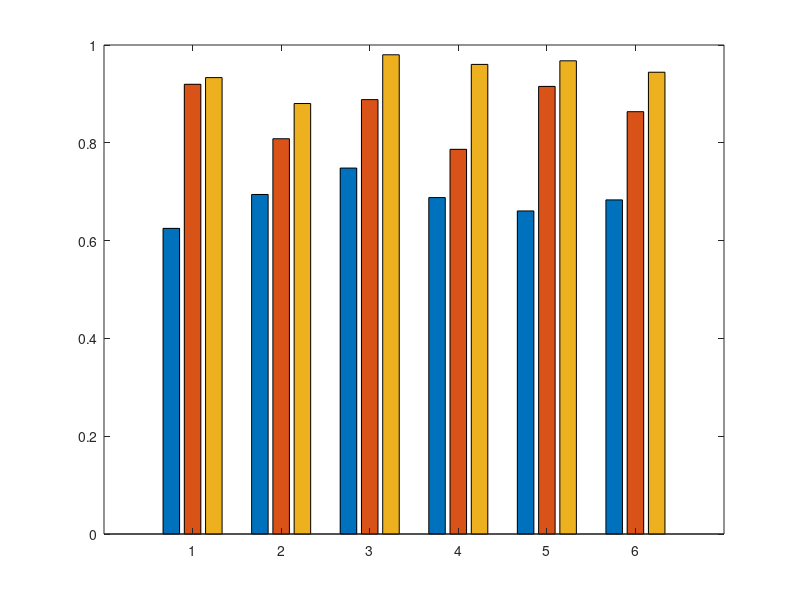

Here is the MATLAB script that generated this plot: (Note: this script raises an error after producing the figure.)
clear; clc;
%%
S1.name = "mxw";
S1.KNN_res.emg = 0.55033;
S1.KNN_res.amode = 0.924;
S1.KNN_res.fusion = 0.94167;
S1.SVM_res.emg = 0.675;
S1.SVM_res.amode = 0.90567;
S1.SVM_res.fusion = 0.93967;
S1.LDA_res.emg = 0.625;
S1.LDA_res.amode = 0.91967;
S1.LDA_res.fusion = 0.93333;
%%
S2.name = "lyz";
S2.KNN_res.emg = 0.689;
S2.KNN_res.amode = 0.828;
S2.KNN_res.fusion = 0.88833;
S2.SVM_res.emg = 0.75;
S2.SVM_res.amode = 0.809;
S2.SVM_res.fusion = 0.879;
S2.LDA_res.emg = 0.69433;
S2.LDA_res.amode = 0.80833;
S2.LDA_res.fusion = 0.88033;
%%
S3.name = "wyx";
S3.KNN_res.emg = 0.696;
S3.KNN_res.amode = 0.91467;
S3.KNN_res.fusion = 0.985;
S3.SVM_res.emg = 0.795;
S3.SVM_res.amode = 0.89533;
S3.SVM_res.fusion = 0.98967;
S3.LDA_res.emg = 0.74833;
S3.LDA_res.amode = 0.88833;
S3.LDA_res.fusion = 0.98;
%%
S4.name = "zht";
S4.KNN_res.emg = 0.66267;
S4.KNN_res.amode = 0.86033;
S4.KNN_res.fusion = 0.95533;
S4.SVM_res.emg = 0.77433;
S4.SVM_res.amode = 0.743;
S4.SVM_res.fusion = 0.945;
S4.LDA_res.emg = 0.688;
S4.LDA_res.amode = 0.78667;
S4.LDA_res.fusion = 0.96033;
%%
S5.name = "fsy";
S5.KNN_res.emg = 0.50867;
S5.KNN_res.amode = 0.895;
S5.KNN_res.fusion = 0.951;
S5.SVM_res.emg = 0.63867;
S5.SVM_res.amode = 0.89733;
S5.SVM_res.fusion = 0.947;
S5.LDA_res.emg = 0.66067;
S5.LDA_res.amode = 0.91533;
S5.LDA_res.fusion = 0.96767;
%%
subjects = {S1, S2, S3, S4, S5};
%% KNN
% res_arr = [];
% for i = 1 : 5
%     res_arr(i, 1) = subjects{i}.KNN_res.emg;
%     res_arr(i, 2) = subjects{i}.KNN_res.amode;
%     res_arr(i, 3) = subjects{i}.KNN_res.fusion;
% end
% ave = mean(res_arr);
% std = std(res_arr);
%% SVM
% res_arr = [];
% for i = 1 : 5
%     res_arr(i, 1) = subjects{i}.SVM_res.emg;
%     res_arr(i, 2) = subjects{i}.SVM_res.amode;
%     res_arr(i, 3) = subjects{i}.SVM_res.fusion;
% end
% ave = mean(res_arr);
% std = std(res_arr);
%% LDA
res_arr = [];
for i = 1 : 5
    res_arr(i, 1) = subjects{i}.LDA_res.emg;
    res_arr(i, 2) = subjects{i}.LDA_res.amode;
    res_arr(i, 3) = subjects{i}.LDA_res.fusion;
end
ave = mean(res_arr);
std = std(res_arr);
%%
figure(1);
res_arr(end + 1, :) = ave;
hBar = bar(res_arr);
ctr=transpose(zeros(size(res_arr)));
ydt=transpose(zeros(size(res_arr)));
for k1 = 1:size(res_arr,2)
    ctr(k1,1:size(res_arr,1)) = bsxfun(@plus, hBar(k1).XData, hBar(k1).XOffset');
    ydt(k1,1:size(res_arr,1)) = hBar(k1).YData;
end
hBar(1).FaceColor = "#8DA0CB";
hBar(2).FaceColor = "#FC8D62";
% hBar(2).FaceColor = "#C0504D";
hBar(3).FaceColor = "#66C2A9";
ctr=transpose(ctr);
ydt=transpose(ydt);
hold on
errorbar(ctr(6, :), ydt(6, :), std,'.k','CapSize',5,'MarkerSize',6, 'LineWidth', 1.2);
box off;
set(gca, 'XTickLabel', {'S1' 'S2' 'S3' 'S4' 'S5' 'AVE'});
% legend('EMG', 'A mode', 'EMG + A mode');
xlabel('');
ylabel('\fontsize{14}\fontname{Times New Roman}Classification accururacy');
set(gca,'fontname','Times New Roman');
set(gca,'fontsize',12);
set(gca,'linewidth',1.5);
ylim([0.5, 1]);
mid_x = mean([ctr(5, 2), ctr(6, 2)]);
ylim_val = get(gca, 'ylim');
line([mid_x mid_x], ylim_val, 'linewidth', 1.2, 'LineStyle', '--', 'Color', 'r');
ll = yline(0.95, 'linewidth', 1.2, 'lineStyle', '--');
% legend('EMG', 'Amode', 'Fusion');